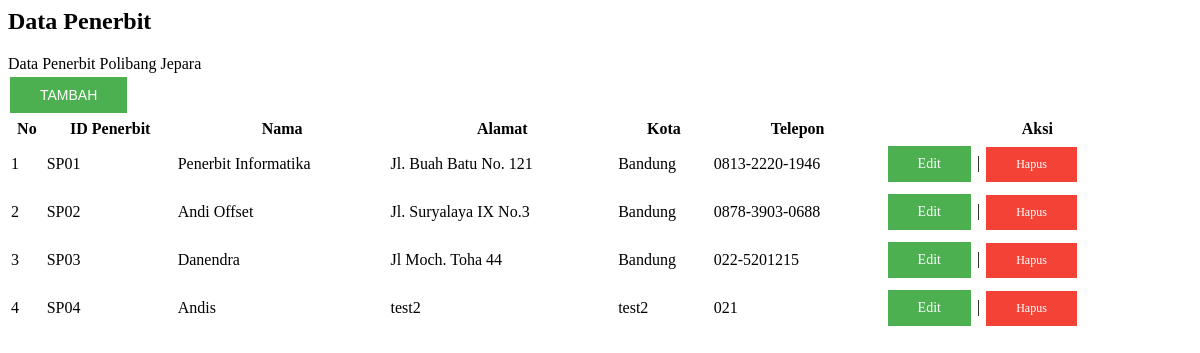
The app's page /toko_buku/penerbit/index.php with its own data.
### tables this page shows
CREATE TABLE `penerbit` (
  `id` varchar(5) NOT NULL,
  `nama` varchar(100) NOT NULL,
  `alamat` varchar(200) NOT NULL,
  `kota` varchar(100) NOT NULL,
  `telepon` varchar(20) NOT NULL
);

### toko_buku/penerbit/index.php (the view, shortened to what this page needs)
<h2>Data Penerbit</h2>
<article>Data Penerbit Polibang Jepara</article>
<button class="button" onclick="document.location='admin.php?page=penerbit/add.php'">TAMBAH</button>
<div>
    <table style="width:100%">
        <tr>
            <th>No</th>
            <th>ID Penerbit</th>
            <th>Nama</th>
            <th>Alamat</th>
            <th>Kota</th>
            <th>Telepon</th>
            <th>Aksi </th>
        </tr>
        <?php
        include 'config/koneksi.php';
        $query = mysqli_query($conn, "SELECT * FROM penerbit");
        $no = 1;
        if ($query != null) :
            while ($row = mysqli_fetch_assoc($query)) : ?>
                <tr>
                    <td><?= $no ?></td>
                    <td><?= $row['id'] ?></td>
                    <td><?= $row['nama'] ?></td>
                    <td><?= $row['alamat'] ?></td>
                    <td><?= $row['kota'] ?></td>
                    <td><?= $row['telepon'] ?></td>
                    <td>
                        <a class="button" href="admin.php?page=penerbit/edit.php&id=<?= $row['id'] ?>">Edit</a> |
                        <a class="button button2" href="admin.php?page=penerbit/delete.php&id=<?= $row['id'] ?>" onclick="return confirm('Apakah anda yakin?')">Hapus</a>
                    </td>
                </tr>
        <?php $no++;
            endwhile;
        endif; ?>
    </table>
</div>

### toko_buku/penerbit/index.php (style rules this page uses)
.button { background-color: #4CAF50; border: none; color: white; padding: 10px 30px; text-align: center; text-decoration: none; display: inline-block; font-size: 14px; margin: 4px 2px; cursor: pointer; }
.button2 { background-color: #f44336; font-size: 12px; }

### records on screen
penerbit: id "SP01", nama "Penerbit Informatika", alamat "Jl. Buah Batu No. 121", kota "Bandung", telepon "0813-2220-1946"
penerbit: id "SP02", nama "Andi Offset", alamat "Jl. Suryalaya IX No.3", kota "Bandung", telepon "0878-3903-0688"
penerbit: id "SP03", nama "Danendra", alamat "Jl Moch. Toha 44", kota "Bandung", telepon "022-5201215"
penerbit: id "SP04", nama "Andis", alamat "test2", kota "test2", telepon "021"
